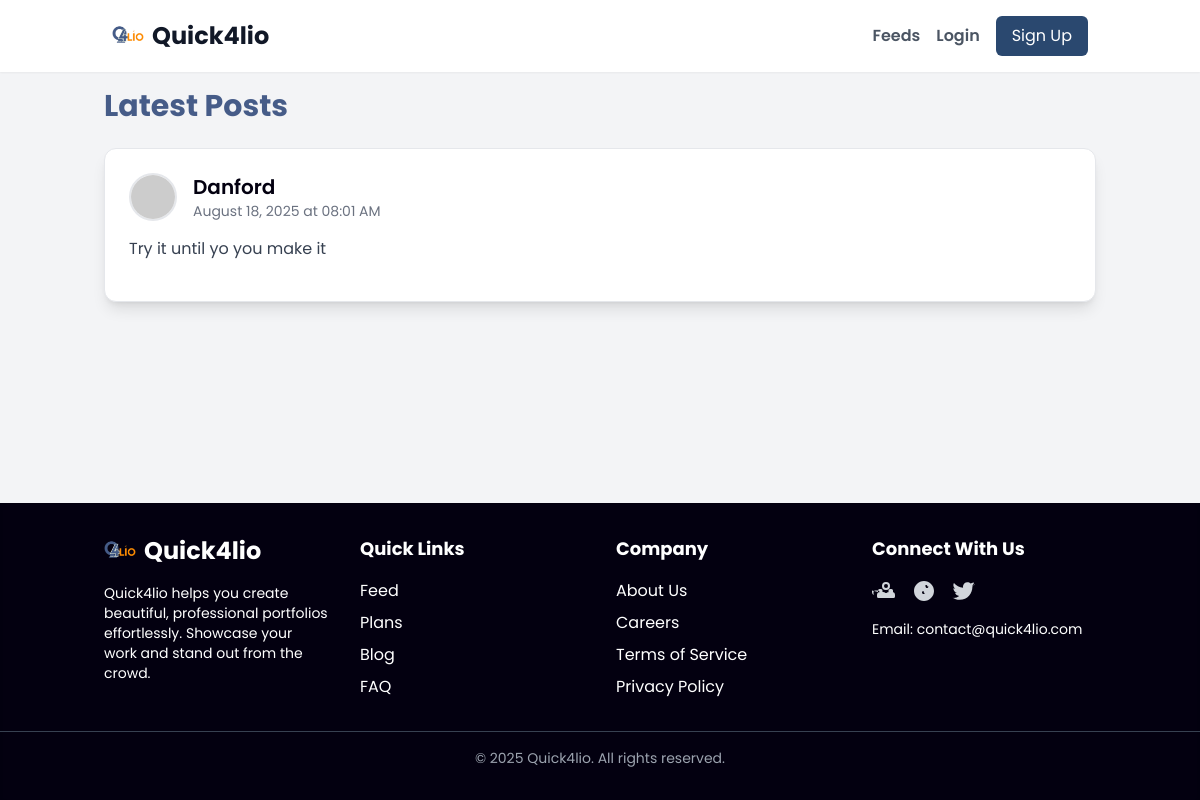
The app's page /feed with its own data.
### app.py (models this page shows, shortened)
class Post(db.Model):
    id = db.Column(db.Integer, primary_key=True)
    user_id = db.Column(db.Integer, db.ForeignKey('user.id'), nullable=False)
    content_text = db.Column(db.Text, nullable=False)
    content_image = db.Column(db.String(200)) # URL from Cloudinary
    created_at = db.Column(db.DateTime, default=datetime.utcnow)

class User(UserMixin, db.Model):
    id = db.Column(db.Integer, primary_key=True)
    username = db.Column(db.String(80), unique=True, nullable=False)
    email = db.Column(db.String(120), unique=True, nullable=False)
    password_hash = db.Column(db.String(128))
    subscription_type = db.Column(db.String(20), default='Free')
    profile_photo = db.Column(db.String(200), default='https://thumbs.dreamstime.com/b/default-avatar-profile-icon-vector-social-media-user-image-182145777.jpg')
    bio = db.Column(db.Text, default='A new user on Quick4lio.')
    social_links = db.Column(db.Text, default='{}') # Stored as JSON string
    posts = db.relationship('Post', backref='author', lazy='dynamic')
    portfolio = db.relationship('Portfolio', backref='owner', uselist=False)

### app.py (the view)
@app.route('/feed')
def feed():
    posts = Post.query.order_by(Post.created_at.desc()).all()
    return render_template('feed.html', posts=posts)

### templates/feed.html (shortened to what this page needs)
{% extends "base.html" %}
{% block content %}
<h1 class="text-3xl font-bold text-primary mb-6">Latest Posts</h1>
<div class="space-y-6">
    {% for post in posts %}
    <div class="bg-white p-6 rounded-xl shadow-lg border border-gray-200">
        <div class="flex items-center mb-4">
            <img src="{{ post.author.profile_photo }}" alt="Profile Photo" class="w-12 h-12 rounded-full mr-4 border-2 border-primary">
            <div>
                <a href="{{ url_for('user_profile', username=post.author.username) }}" class="text-xl font-semibold text-dark hover:text-primary transition duration-300">{{ post.author.username }}</a>
                <p class="text-gray-500 text-sm">{{ post.created_at.strftime('%B %d, %Y at %I:%M %p') }}</p>
            </div>
        </div>
        <p class="text-gray-700 mb-4">{{ post.content_text }}</p>
    </div>
    {% else %}
    <p class="text-gray-500 text-center">No posts yet. Be the first to create one!</p>
    {% endfor %}
</div>
{% endblock %}

### templates/base.html (style rules this page uses)
:root { --primary-color: #465C88; --accent-color: #FF8C00; --secondary-accent: #2A486F; --dark-color: #030010; --light-bg-color: #F8F9FA; }
.text-primary { color: var(--primary-color); }
.text-dark { color: var(--dark-color); }
body { font-family: 'Poppins', sans-serif; }

### records on screen
Post: author.username "Danford", created_at "August 18, 2025 at 08:01 AM", content_text "Try it until yo you make it"
